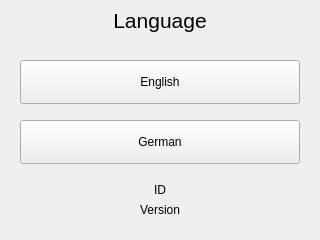
<?xml version="1.0" encoding="UTF-8"?>
<ui version="4.0">
 <class>ChangeLanguageForm</class>
 <widget class="QWidget" name="ChangeLanguageForm">
  <property name="geometry">
   <rect>
    <x>0</x>
    <y>0</y>
    <width>320</width>
    <height>240</height>
   </rect>
  </property>
  <widget class="QWidget" name="settingsHead" native="true">
   <property name="geometry">
    <rect>
     <x>0</x>
     <y>0</y>
     <width>320</width>
     <height>40</height>
    </rect>
   </property>
   <widget class="QPushButton" name="back">
    <property name="geometry">
     <rect>
      <x>0</x>
      <y>0</y>
      <width>51</width>
      <height>41</height>
     </rect>
    </property>
    <property name="text">
     <string/>
    </property>
    <property name="icon">
     <iconset resource="icons.qrc">
      <normaloff>:/settings/icons/arrow_left_white.svg</normaloff>:/settings/icons/arrow_left_white.svg</iconset>
    </property>
    <property name="iconSize">
     <size>
      <width>18</width>
      <height>18</height>
     </size>
    </property>
    <property name="flat">
     <bool>true</bool>
    </property>
   </widget>
   <widget class="QLabel" name="settingLabel">
    <property name="geometry">
     <rect>
      <x>0</x>
      <y>0</y>
      <width>320</width>
      <height>40</height>
     </rect>
    </property>
    <property name="font">
     <font>
      <pointsize>16</pointsize>
     </font>
    </property>
    <property name="text">
     <string>Language</string>
    </property>
    <property name="alignment">
     <set>Qt::AlignCenter</set>
    </property>
   </widget>
   <zorder>settingLabel</zorder>
   <zorder>back</zorder>
  </widget>
  <widget class="QPushButton" name="english">
   <property name="geometry">
    <rect>
     <x>20</x>
     <y>60</y>
     <width>280</width>
     <height>44</height>
    </rect>
   </property>
   <property name="text">
    <string>English</string>
   </property>
  </widget>
  <widget class="QPushButton" name="german">
   <property name="geometry">
    <rect>
     <x>20</x>
     <y>120</y>
     <width>280</width>
     <height>44</height>
    </rect>
   </property>
   <property name="text">
    <string>German</string>
   </property>
  </widget>
  <widget class="QPushButton" name="gatewayId">
   <property name="geometry">
    <rect>
     <x>0</x>
     <y>180</y>
     <width>320</width>
     <height>20</height>
    </rect>
   </property>
   <property name="autoFillBackground">
    <bool>false</bool>
   </property>
   <property name="text">
    <string notr="true">ID</string>
   </property>
   <property name="flat">
    <bool>true</bool>
   </property>
  </widget>
  <widget class="QLabel" name="version">
   <property name="geometry">
    <rect>
     <x>0</x>
     <y>200</y>
     <width>320</width>
     <height>20</height>
    </rect>
   </property>
   <property name="text">
    <string notr="true">Version</string>
   </property>
   <property name="alignment">
    <set>Qt::AlignCenter</set>
   </property>
  </widget>
 </widget>
 <resources>
  <include location="icons.qrc"/>
 </resources>
 <connections/>
</ui>
